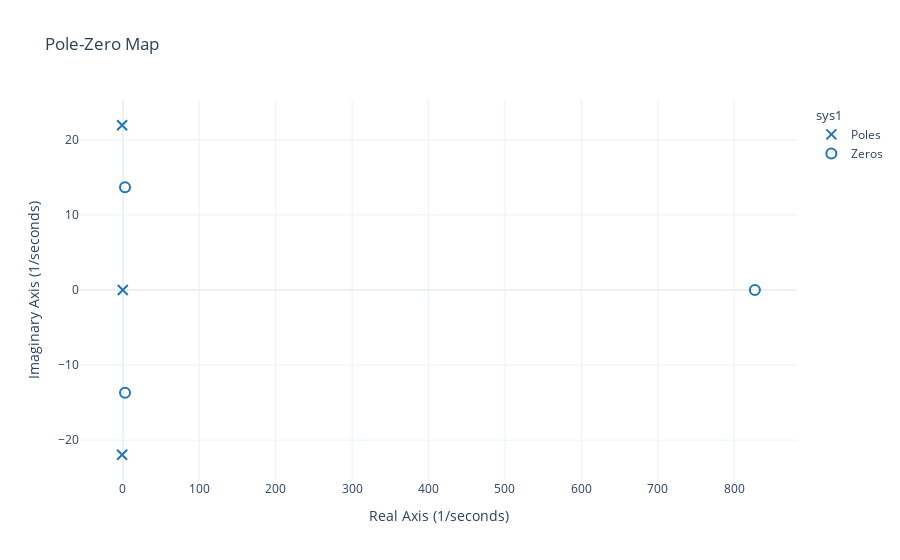

The code cell stored with this chart in its notebook:
### Markdown cell above
## Régulation d'une éolienne

Nous voyons des champs d'éoliennes apparaître un peu partout dans le paysage. Néanmoins, ce moyen de production d'énergie verte dépend du vent qui est fortement irrégulier au niveau de sa puissance et de sa direction, alors qu'il est souhaitable de maintenir une vitesse de rotation du générateur électrique qu'elle contient constante afin de disposer d'une énergie électrique fiable et régulière. Afin de réussir à parvenir à cet objectif du mieux possible, on a recours à des systèmes de contrôle dont l'objectif est de réduire les effets de l'intermittence du vent et de ses changements de direction. Ceux-ci reposent sur l'ajustement de l'angle d'inclinaison des pales (appelé plus couramment *pitch*) afin de maintenir une vitesse de rotation constante.

Un modèle linéarisé de la vitesse de rotation d'un générateur en fonction du *pitch* des pales d'une éolienne est donné par :

$$H = \frac{4.2158(s-827.1)(s^2-5.489s+194.4)}{(s+0.195)(s^2+2.101s+482.6)}$$

Ce modèle correspond à celui d'une éolienne de 600 kW possédant une hauteur de 36,6 m, un diamètre de rotor de 40 m, une vitesse nominale de rotation du rotor de 41,7 tr/min, une vitesse nominale de rotation du générateur de 1800 tr/min et une vitesse d'inclinaison de pale de 18,7 °/s.

> Observe la stabilité du système en traçant la position de ses pôles et zéros à l'aide de la fonction `pzmap` ainsi que sa réponse fréquentielle avec le diagramme de Nichols.

> Écris ton code pour réaliser cela dans la cellule suivante.

### Code cell
# [À compléter par toi !]
H_eol1 = ml.tf([4.2158],[1,0.195])
H_eol2 = ml.tf([1,-827.1],[1,2.101,482.6])
H_eol3 = ml.tf([1,-5.489,194.4],[1])
H_eol = H_eol1 * H_eol2 * H_eol3
print(H_eol)
rlf.pzmap(H_eol)

### Figure 1 — Plotly figure (JSON) as saved in the notebook; plotly's stock layout.template omitted (floating-point values rounded to 4 significant figures)
{"data": [{"legendgroup": "sys1", "legendgrouptitle": {"text": "sys1"}, "marker": {"color": "#1F77B4", "line": {"color": "#1F77B4", "width": 2}, "size": 10, "symbol": "x-thin"}, "mode": "markers", "name": "Poles", "type": "scatter", "x": [-1.051, -1.051, -0.195], "y": [21.94, -21.94, 0]}, {"legendgroup": "sys1", "marker": {"color": "rgba(255, 255, 255, 0)", "line": {"color": "#1F77B4", "width": 2}, "size": 10, "symbol": "circle"}, "mode": "markers", "name": "Zeros", "type": "scatter", "x": [827.1, 2.744, 2.744], "y": [0, 13.67, -13.67]}], "layout": {"legend": {"groupclick": "toggleitem"}, "showlegend": true, "title": {"text": "Pole-Zero Map"}, "xaxis": {"title": {"text": "Real Axis (1/seconds)"}}, "yaxis": {"title": {"text": "Imaginary Axis (1/seconds)"}}}}
